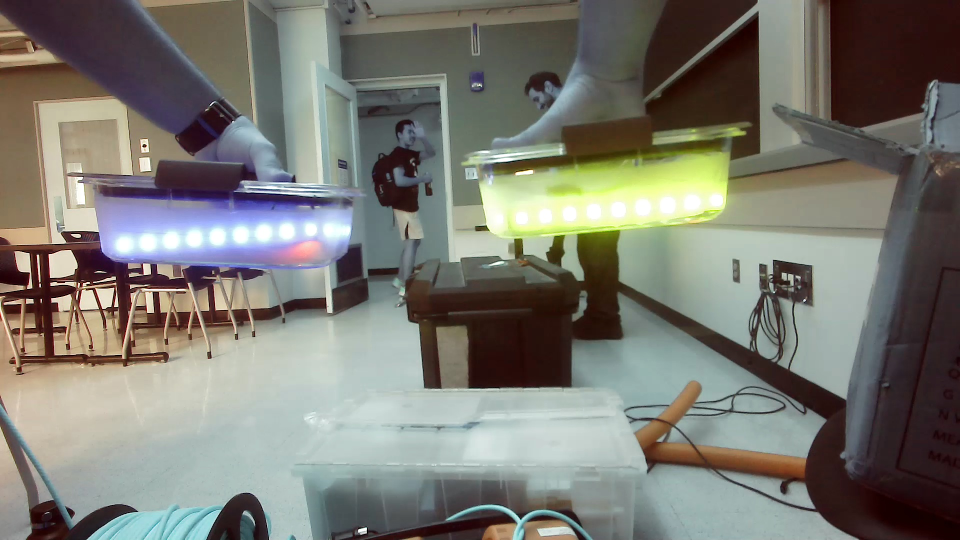
#> input picture img1.jpg, 1920 x 1080 px, given in place of AUV_Vid.mkv, which was not available (shown at 1/2 size)
$ jupyter execute --allow-errors test.ipynb
#> lines starting #> are read from the running program, lines starting #| are printed output that depends on the picture; after the words box and inside, x2 and y2 are one past the last pixel; in counts of white or black regions, pixels touching at a corner belong together; pictures that were not available may be replaced by others from this repository, and a replacement may not be noted
[cell 1]
import cv2
import numpy as np
import matplotlib.pyplot as plt

#> (a cell that did not finish here is left out)

#> (a cell that did not finish here is left out)

#> (a cell that did not finish here is left out)

[cell 5]
def addLines(poolimg):
    grayPool = cv2.cvtColor(poolimg, cv2.COLOR_BGR2GRAY)
    poolEdges = cv2.Canny(grayPool, 295, 308, apertureSize=5)

    poolLines = cv2.HoughLinesP(
                poolEdges,
                1,
                np.pi/180,
                255,
                minLineLength = 300,
                maxLineGap = 20
        )
    slope = []

    for poolline in poolLines:
        x1, y1, x2, y2 = poolline[0]
        cv2.line(poolimg, (x1, y1),(x2, y2), (0, 0, 255), 3)
        slope.append((x1 - x2) / (y1 - y2))
    # plt.imshow(poolimg)
    return slope

[cell 6]
cap = cv2.VideoCapture('AUV_Vid.mkv')
ret, frame = cap.read()
#> frame is the input picture: shape (1080, 1920, 3); mean B, G, R 113.5, 121.2, 122
addLines(frame)
#> in addLines, `grayPool = cv2.cvtColor(poolimg, cv2.COLOR_BGR2GRAY)`:
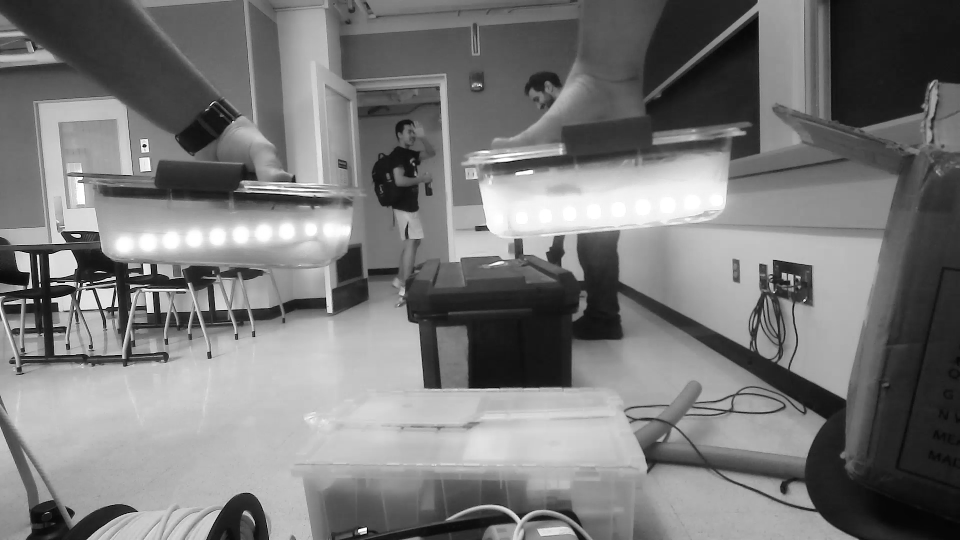
#> grayPool: shape (1080, 1920) (shown at 1/2 size); min 0, max 255, mean 120.6
#> in addLines, `poolEdges = cv2.Canny(grayPool, 295, 308, apertureSize=5)`:
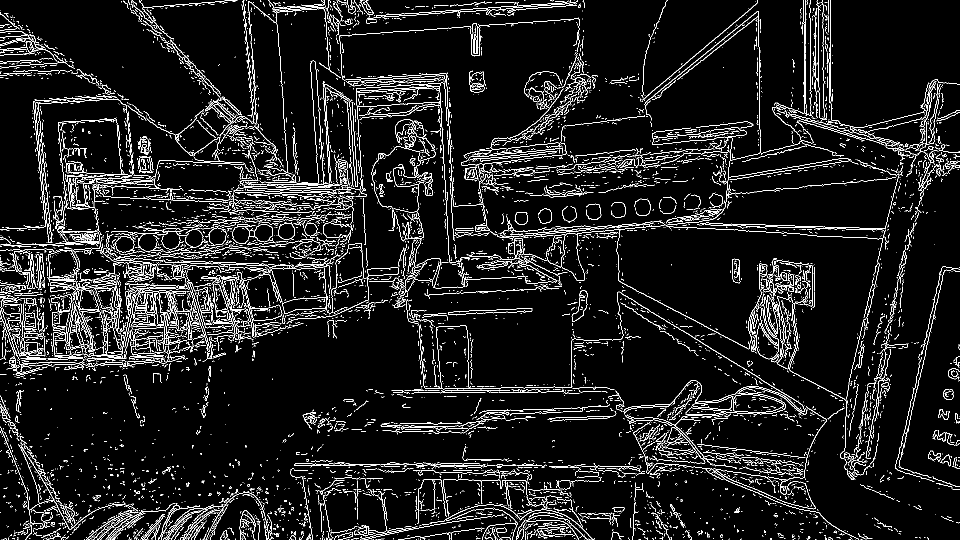
#> poolEdges: shape (1080, 1920) (shown at 1/2 size); 7.1% white in thin lines or dots
#> in addLines, `poolLines = cv2.HoughLinesP( poolEdges, 1, np.pi/180, 255, minLineLeng..`: poolLines = [[1309, 442, 1729, 456], [653, 73, 1164, 37], [1451, 450, 1771, 461], [4, 662, 483, 552], [1007, 479, 1350, 449], [205, 647, 506, 636], [1146, 321, 1456, 294], [878, 148, 898, 521], [257, 2, 592, 337], [390, 134, 672, 448], [738, 32, 1167, 2], [555, 56, 583, 448]]
#> the loop in addLines, `for poolline in poolLines:` made 12 passes
#> after the loop in addLines, `for poolline in poolLines:`:
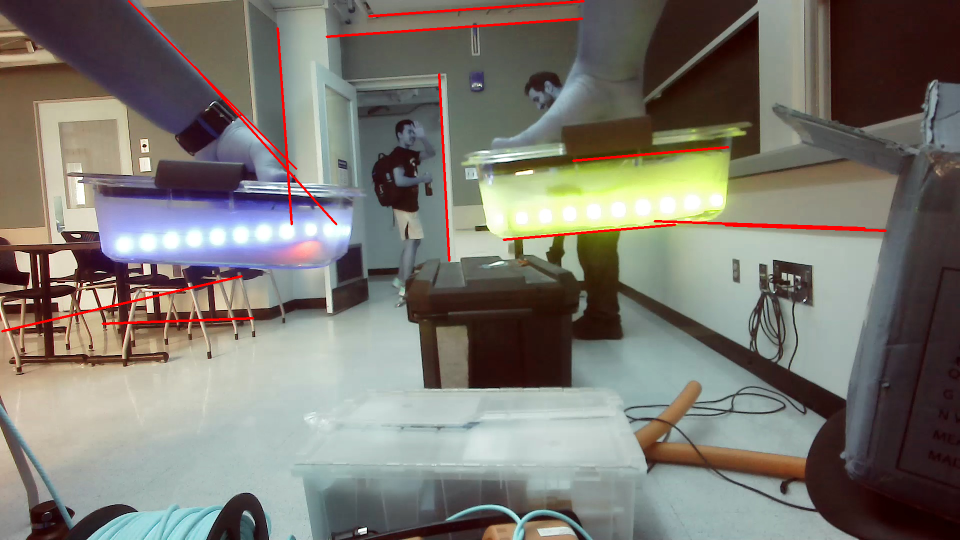
#> poolimg: shape (1080, 1920, 3) (shown at 1/2 size); 1.07% of pixels changed, all inside (x1, y1, x2, y2) = (2, 0, 1774, 665)
#> after the loop in addLines, `for poolline in poolLines:`: slope = [30, -14.19, 29.09, -4.35, -11.43, -27.36, -11.48, 0.0536, 1, 0.898, -14.3, 0.0714]
#> Out has the same summary as slope in addLines

[cell 7]
ret, frame = cap.read()
addLines(frame)
#> the loop in addLines (call 2), `for poolline in poolLines:` made 12 passes
#> Out has the same summary as slope in addLines

$ run again, on 2174.jpg
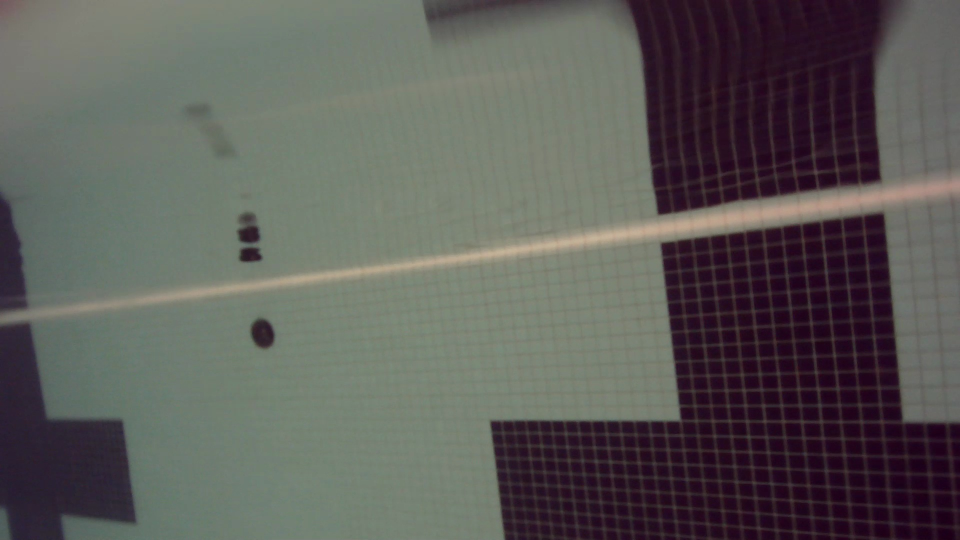
#> input picture 2174.jpg, 1920 x 1080 px, given in place of AUV_Vid.mkv, which was not available (shown at 1/2 size)
#> frame is the input picture: shape (1080, 1920, 3); mean B, G, R 88.5, 91.8, 92.9
#> in addLines, `poolEdges = cv2.Canny(grayPool, 295, 308, apertureSize=5)`:
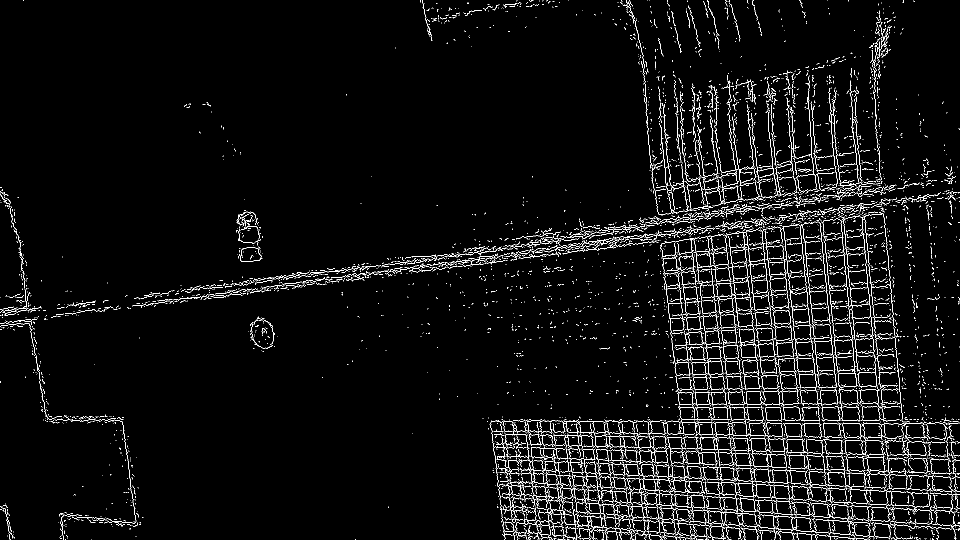
#> poolEdges: shape (1080, 1920) (shown at 1/2 size); 3.9% white in thin lines or dots
#> poolLines = 41 rows, first 6: [984, 862, 1908, 878], [1027, 868, 1603, 878], [993, 935, 1910, 983], [990, 516, 1534, 440], [1594, 353, 1671, 1079], [820, 535, 1367, 458]
#> the loop in addLines, `for poolline in poolLines:` made 41 passes
#> after the loop in addLines, `for poolline in poolLines:`:
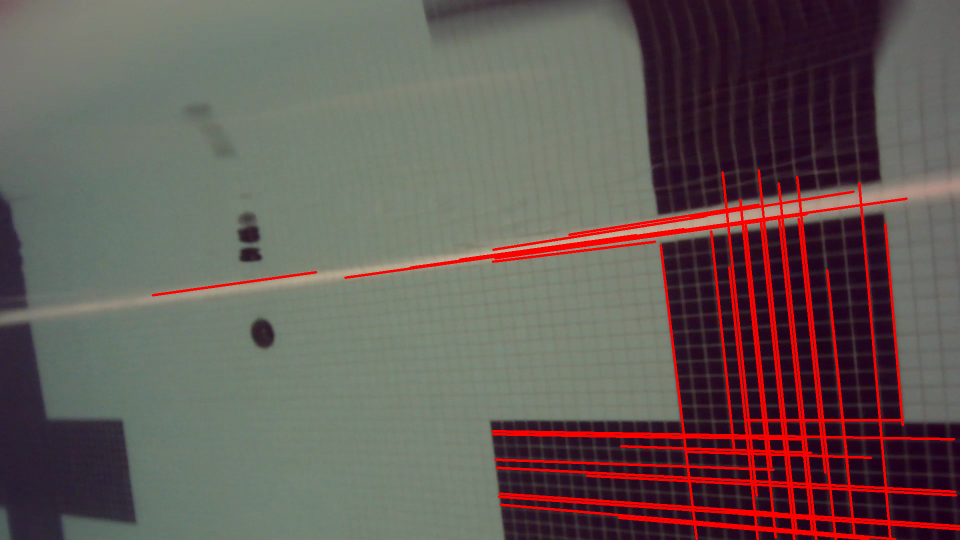
#> poolimg: shape (1080, 1920, 3) (shown at 1/2 size); 4.82% of pixels changed, all inside (x1, y1, x2, y2) = (303, 338, 1920, 1080)
#> after the loop in addLines, `for poolline in poolLines:`: slope = 41 items, first 6: 57.75, 57.6, 19.1, -7.16, 0.106, -7.1
#> `addLines(frame)`: Out has the same summary as slope in addLines
#> the loop in addLines (call 2), `for poolline in poolLines:` made 41 passes
#> `addLines(frame)`: Out has the same summary as slope in addLines

$ run again, on frame.jpg
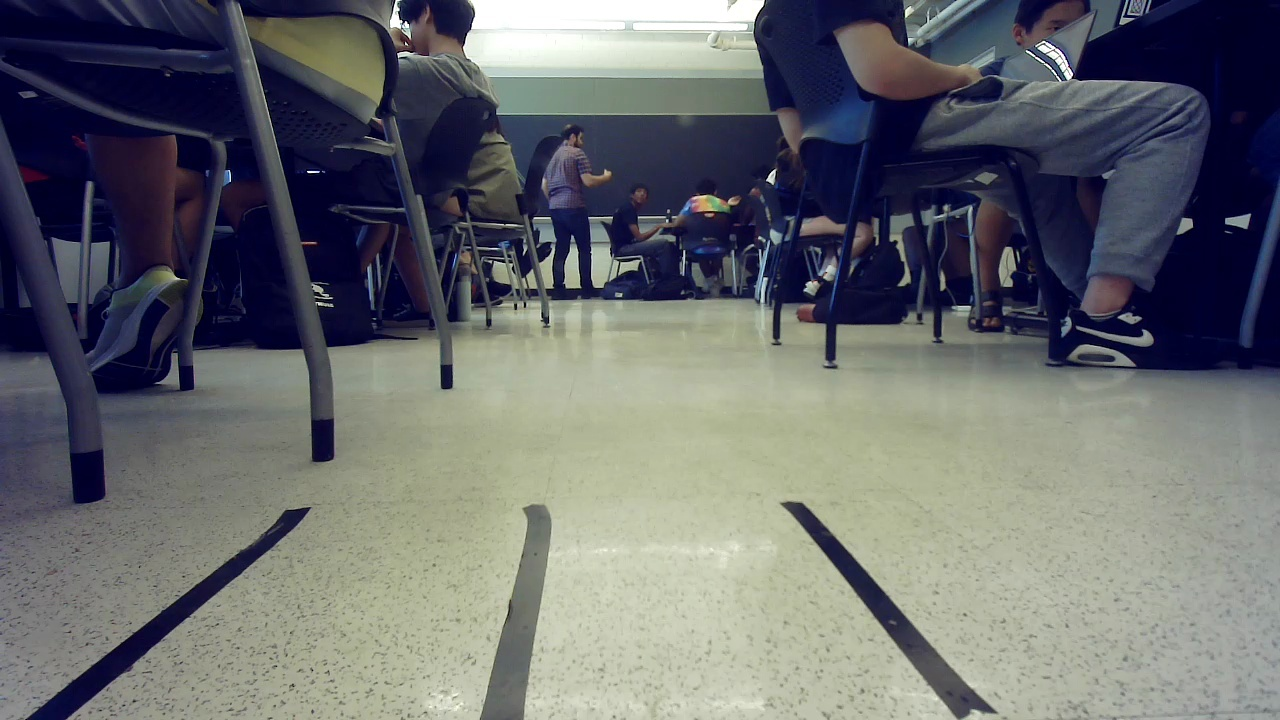
#> input picture frame.jpg, 1280 x 720 px, given in place of AUV_Vid.mkv, which was not available
#> frame is the input picture: shape (720, 1280, 3); mean B, G, R 109.8, 106.6, 104.2
#> in addLines, `poolEdges = cv2.Canny(grayPool, 295, 308, apertureSize=5)`:
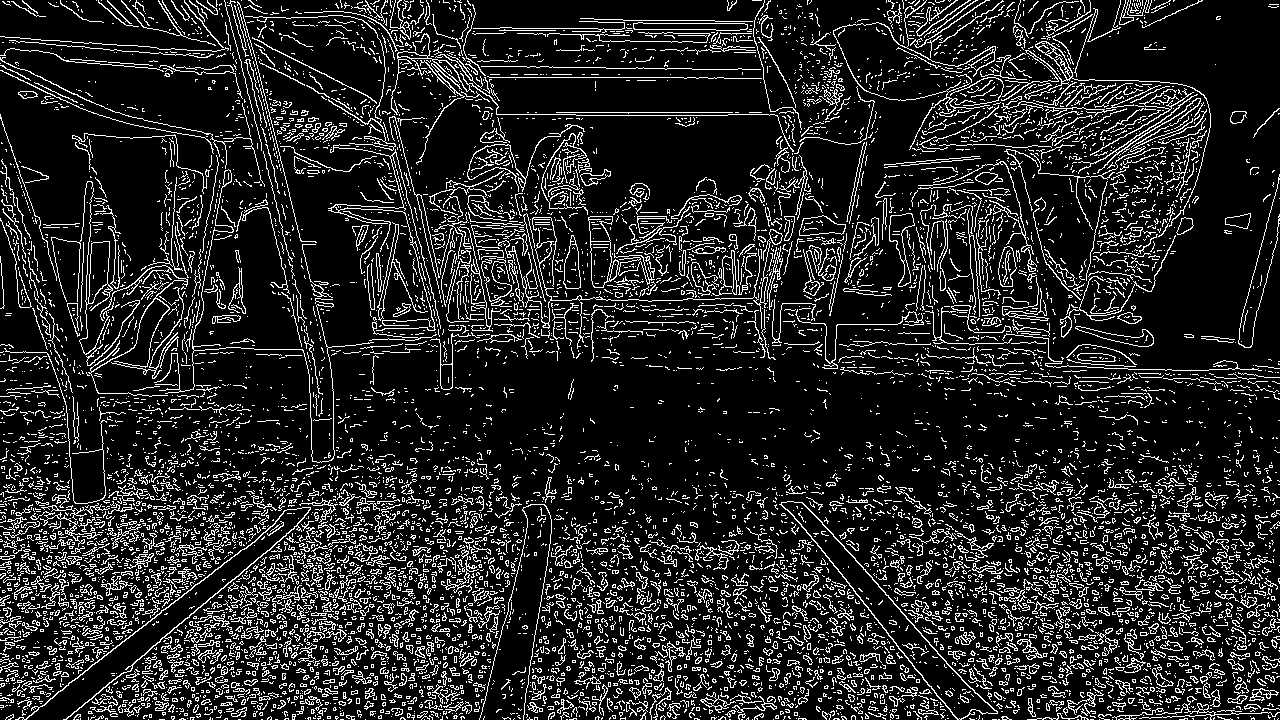
#> poolEdges: shape (720, 1280); 14.3% white in thin lines or dots
#> poolLines = 43 rows, first 6: [24, 719, 325, 484], [66, 719, 380, 456], [597, 603, 1108, 675], [192, 607, 516, 590], [547, 564, 861, 591], [834, 566, 1251, 573]
#> the loop in addLines, `for poolline in poolLines:` made 43 passes
#> after the loop in addLines, `for poolline in poolLines:`:
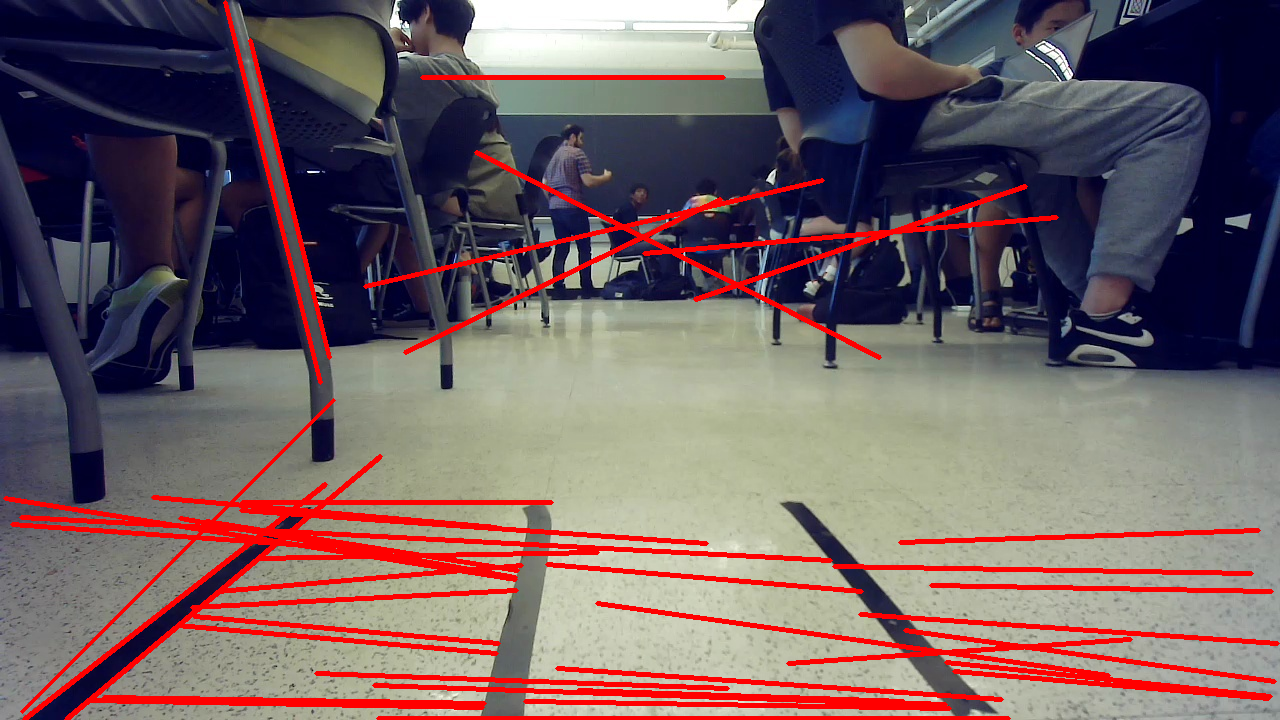
#> poolimg: shape (720, 1280, 3); 8.26% of pixels changed, all inside (x1, y1, x2, y2) = (3, 0, 1280, 720)
#> after the loop in addLines, `for poolline in poolLines:`: slope = 43 items, first 6: -1.28, -1.19, 7.1, -19.06, 11.63, 59.57
#> `addLines(frame)`: Out has the same summary as slope in addLines
#> the loop in addLines (call 2), `for poolline in poolLines:` made 43 passes
#> `addLines(frame)`: Out has the same summary as slope in addLines
